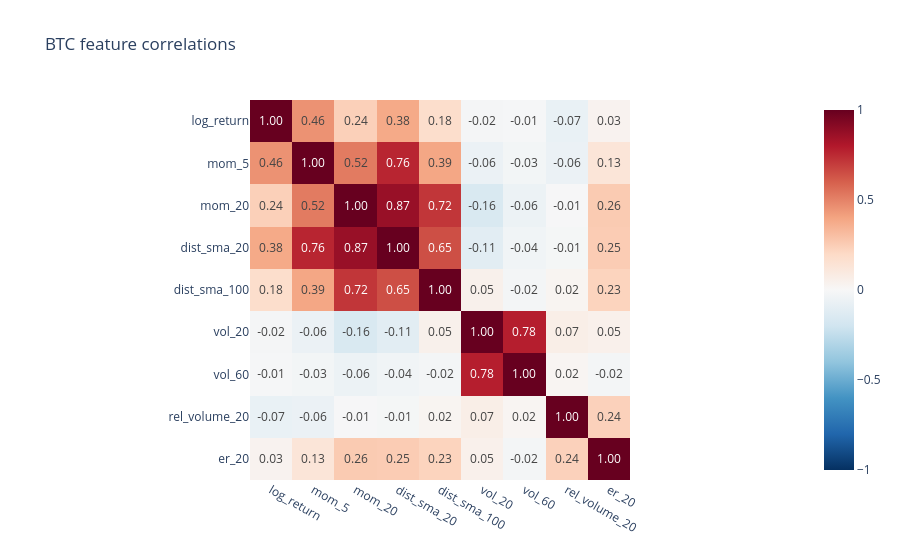

Here is the notebook cell this chart was saved with:
### Code cell
features = ["log_return", "mom_5", "mom_20", "dist_sma_20", "dist_sma_100",
            "vol_20", "vol_60", "rel_volume_20", "er_20"]
corr = df[features].corr()

fig = px.imshow(corr, text_auto=".2f", color_continuous_scale="RdBu_r",
                zmin=-1, zmax=1, title="BTC feature correlations")
fig.show()

### Figure 1 — Plotly figure (JSON) as saved in the notebook; plotly's stock layout.template omitted (floating-point values rounded to 4 significant figures)
{"data": [{"coloraxis": "coloraxis", "hovertemplate": "x: %{x}<br>y: %{y}<br>color: %{z}<extra></extra>", "name": "0", "texttemplate": "%{z:.2f}", "type": "heatmap", "x": ["log_return", "mom_5", "mom_20", "dist_sma_20", "dist_sma_100", "vol_20", "vol_60", "rel_volume_20", "er_20"], "xaxis": "x", "y": ["log_return", "mom_5", "mom_20", "dist_sma_20", "dist_sma_100", "vol_20", "vol_60", "rel_volume_20", "er_20"], "yaxis": "y", "z": [[1.0, 0.4554, 0.2393, 0.3816, 0.1785, -0.01738, -0.01157, -0.07119, 0.03408], [0.4554, 1.0, 0.5231, 0.7649, 0.391, -0.06292, -0.02655, -0.06423, 0.1273], [0.2393, 0.5231, 1.0, 0.869, 0.7153, -0.1585, -0.05987, -0.006811, 0.261], [0.3816, 0.7649, 0.869, 1.0, 0.6483, -0.1079, -0.0374, -0.01488, 0.2545], [0.1785, 0.391, 0.7153, 0.6483, 1.0, 0.04921, -0.0218, 0.02373, 0.2264], [-0.01738, -0.06292, -0.1585, -0.1079, 0.04921, 1.0, 0.7842, 0.06769, 0.0504], [-0.01157, -0.02655, -0.05987, -0.0374, -0.0218, 0.7842, 1.0, 0.02045, -0.02301], [-0.07119, -0.06423, -0.006811, -0.01488, 0.02373, 0.06769, 0.02045, 1.0, 0.2362], [0.03408, 0.1273, 0.261, 0.2545, 0.2264, 0.0504, -0.02301, 0.2362, 1.0]]}], "layout": {"coloraxis": {"autocolorscale": false, "cmax": 1, "cmin": -1, "colorscale": [[0, "rgb(5,48,97)"], [0.1, "rgb(33,102,172)"], [0.2, "rgb(67,147,195)"], [0.3, "rgb(146,197,222)"], [0.4, "rgb(209,229,240)"], [0.5, "rgb(247,247,247)"], [0.6, "rgb(253,219,199)"], [0.7, "rgb(244,165,130)"], [0.8, "rgb(214,96,77)"], [0.9, "rgb(178,24,43)"], [1, "rgb(103,0,31)"]]}, "title": {"text": "BTC feature correlations"}, "xaxis": {"anchor": "y", "constrain": "domain", "domain": [0, 1], "scaleanchor": "y"}, "yaxis": {"anchor": "x", "autorange": "reversed", "constrain": "domain", "domain": [0, 1]}}}
